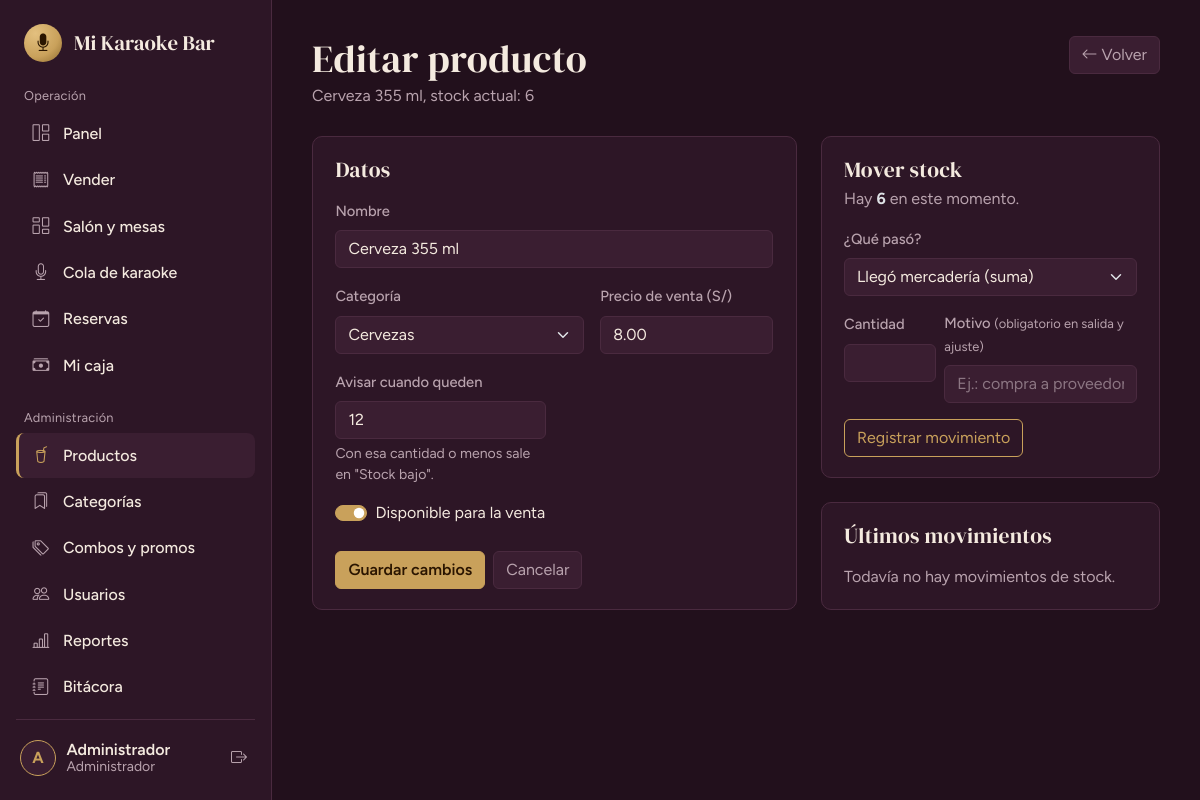
The page /productos/editar/1 (signed in) on the database its author committed.
### tables this page shows
CREATE TABLE IF NOT EXISTS usuarios (
  id          INT UNSIGNED PRIMARY KEY AUTO_INCREMENT,
  rol_id      TINYINT UNSIGNED NOT NULL,
  nombre      VARCHAR(100) NOT NULL,
  usuario     VARCHAR(50)  NOT NULL UNIQUE,
  password    VARCHAR(255) NOT NULL,            
  telefono    VARCHAR(20)  NULL,
  estado      TINYINT(1) NOT NULL DEFAULT 1,    
  ultimo_login DATETIME NULL,
  created_at  TIMESTAMP NOT NULL DEFAULT CURRENT_TIMESTAMP,
  CONSTRAINT fk_usuarios_rol FOREIGN KEY (rol_id) REFERENCES roles(id)
);

CREATE TABLE IF NOT EXISTS productos (
  id            INT UNSIGNED PRIMARY KEY AUTO_INCREMENT,
  categoria_id  INT UNSIGNED NOT NULL,
  nombre        VARCHAR(120) NOT NULL,
  precio        DECIMAL(10,2) NOT NULL,
  stock         INT NOT NULL DEFAULT 0,
  stock_minimo  INT NOT NULL DEFAULT 5,         
  imagen        VARCHAR(255) NULL,
  estado        TINYINT(1) NOT NULL DEFAULT 1,
  created_at    TIMESTAMP NOT NULL DEFAULT CURRENT_TIMESTAMP,
  CONSTRAINT fk_productos_categoria FOREIGN KEY (categoria_id) REFERENCES categorias(id),
  INDEX idx_productos_nombre (nombre)
);

### app/core/Controller.php (called while the page is built, shortened)
<?php
abstract class Controller
{
    protected function view(string $view, array $data = [], string $layout = 'main'): void
    {
        extract($data, EXTR_SKIP);
        require APP_PATH . "/views/$view.php";
        $content = ob_get_clean();
        require APP_PATH . "/views/layouts/$layout.php";
    }
    protected function requireAuth(array $roles = []): void
    {
        Auth::refresh();
    }
    protected function idOr404(string $id): int
    {
        $n = (int) $id;
        return $n;
    }
}

### app/controllers/ProductosController.php (called while the page is built, shortened)
<?php
class ProductosController extends Controller
{
    public function __construct()
    {
        $this->requireAuth(['admin']);
    }
    public function editar(string $id = '0'): void
    {
        $id = $this->idOr404($id);
        $p  = Producto::buscar($id) ?? $this->noExiste();
        $categorias = Categoria::activas();
        $this->view('productos/form', [
            'title' => 'Editar producto', 'modo' => 'editar', 'p' => $p,
            'categorias' => $categorias, 'movimientos' => Producto::movimientos($id),
        ]);
    }
}

### app/core/Router.php (called while the page is built, shortened)
<?php
class Router
{
    public function dispatch(): void
    {
        try {
            $url   = trim((string) ($_GET['url'] ?? ''), '/');
            $parts = $url === '' ? [] : explode('/', $url);
            $c = strtolower($parts[0]);
            $m = $parts[1] ?? ($c === 'auth' ? 'login' : 'index');
            $params = array_slice($parts, 2);
            $obj = new $class();
            $ref = new ReflectionMethod($obj, $m);
            $ref->invokeArgs($obj, $params);
        } catch (AppException $e) {
            (new ErrorController())->show500($e->getMessage());
        } catch (Throwable $e) {
            error_log((string) $e);
            (new ErrorController())->show500(APP_ENV === 'development' ? $e->getMessage() : null);
        }
    }
}

### public/index.php (called while the page is built, shortened)
<?php
require APP_PATH . '/config/config.php';
spl_autoload_register(function (string $class): void {
    foreach (['core', 'controllers', 'models'] as $dir) {
        $file = APP_PATH . "/$dir/$class.php";
        if (is_file($file)) { require $file; return; }
    }
});
require APP_PATH . '/core/helpers.php';
(new Router())->dispatch();

### app/core/Database.php (called while the page is built, shortened)
<?php
class Database
{
    private static ?PDO $pdo = null;
    public static function pdo(): PDO
    {
        if (self::$pdo === null) {
            try {
                $dsn = 'mysql:host=' . DB_HOST . ';dbname=' . DB_NAME . ';charset=utf8mb4';
                self::$pdo = new PDO($dsn, DB_USER, DB_PASS, [
                    PDO::ATTR_ERRMODE            => PDO::ERRMODE_EXCEPTION,
                    PDO::ATTR_DEFAULT_FETCH_MODE => PDO::FETCH_ASSOC,
                    PDO::ATTR_EMULATE_PREPARES   => false,
                ]);
                self::$pdo->exec("SET time_zone = '-05:00'");
            } catch (PDOException $e) {
                error_log('DB connect: ' . $e->getMessage());
                throw new AppException('No se pudo conectar a la base de datos. Revisa que MySQL esté encendido en XAMPP y que hayas importado karaoke_bar.sql.');
            }
        }
        return self::$pdo;
    }
    public static function all(string $sql, array $params = []): array
    {
        $st = self::pdo()->prepare($sql);
        $st->execute($params);
        return $st->fetchAll();
    }
    public static function one(string $sql, array $params = []): ?array
    {
        $st = self::pdo()->prepare($sql);
        $st->execute($params);
        $row = $st->fetch();
        return $row === false ? null : $row;
    }
}

### app/models/Producto.php (called while the page is built, shortened)
<?php
class Producto
{
    public static function buscar(int $id): ?array
    {
        return Database::one('SELECT p.*, c.nombre AS categoria FROM productos p JOIN categorias c ON c.id = p.categoria_id WHERE p.id = ?', [$id]);
    }
}

### app/core/helpers.php (called while the page is built, shortened)
<?php
function e(mixed $v): string { return htmlspecialchars((string) $v, ENT_QUOTES | ENT_SUBSTITUTE, 'UTF-8'); }
function url(string $path = ''): string { return BASE_URL . '/' . ltrim($path, '/'); }
function old(string $key, string $default = ''): string { return e($GLOBALS['_old'][$key] ?? $default); }
function sel(mixed $a, mixed $b): string { return (string) $a === (string) $b ? ' selected' : ''; }

### app/models/Categoria.php (called while the page is built, shortened)
<?php
class Categoria
{
    public static function activas(): array
    {
        return Database::all('SELECT id, nombre FROM categorias WHERE estado = 1 ORDER BY nombre');
    }
}

### app/models/Config.php (called while the page is built, shortened)
<?php
class Config
{
    private static ?array $cache = null;
    public static function get(string $clave, string $default = ''): string
    {
        if (self::$cache === null) {
            try {
                self::$cache = array_column(Database::all('SELECT clave, valor FROM configuracion'), 'valor', 'clave');
            } catch (Throwable $e) {
                self::$cache = [];
            }
        }
        return self::$cache[$clave] ?? $default;
    }
}

### app/config/menu.php (called while the page is built)
<?php
return [
  ['grupo' => 'Operación', 'items' => [
    ['label' => 'Panel',            'icon' => 'bi-grid-1x2',      'route' => 'dashboard', 'roles' => ['admin','cajero'], 'ready' => true],
    ['label' => 'Vender',           'icon' => 'bi-receipt',       'route' => 'ventas',    'roles' => ['admin','cajero'], 'ready' => true],
    ['label' => 'Salón y mesas',    'icon' => 'bi-columns-gap',   'route' => 'mesas',     'roles' => ['admin','cajero'], 'ready' => true],
    ['label' => 'Cola de karaoke',  'icon' => 'bi-mic',           'route' => 'cola',      'roles' => ['admin','cajero'], 'ready' => true],
    ['label' => 'Reservas',         'icon' => 'bi-calendar-check','route' => 'reservas',  'roles' => ['admin','cajero'], 'ready' => true],
    ['label' => 'Mi caja',          'icon' => 'bi-cash-stack',    'route' => 'caja',      'roles' => ['admin','cajero'], 'ready' => true],
  ]],
  ['grupo' => 'Administración', 'items' => [
    ['label' => 'Productos',        'icon' => 'bi-cup-straw',     'route' => 'productos', 'roles' => ['admin'], 'ready' => true],
    ['label' => 'Categorías',       'icon' => 'bi-bookmarks',     'route' => 'categorias','roles' => ['admin'], 'ready' => true],
    ['label' => 'Combos y promos',  'icon' => 'bi-tags',          'route' => 'combos',    'roles' => ['admin'], 'ready' => true],
    ['label' => 'Usuarios',         'icon' => 'bi-people',        'route' => 'usuarios',  'roles' => ['admin'], 'ready' => true],
    ['label' => 'Reportes',         'icon' => 'bi-bar-chart-line','route' => 'reportes',  'roles' => ['admin'], 'ready' => true],
    ['label' => 'Bitácora',         'icon' => 'bi-journal-text',  'route' => 'bitacora',  'roles' => ['admin'], 'ready' => true],
    ['label' => 'Configuración',    'icon' => 'bi-gear',          'route' => 'configuracion', 'roles' => ['admin'], 'ready' => true],
  ]],
];

### app/core/Auth.php (called while the page is built, shortened)
<?php
class Auth
{
    public static function user(): ?array { return $_SESSION['user'] ?? null; }
    public static function id(): int { return (int) ($_SESSION['user']['id'] ?? 0); }
    public static function role(): string { return (string) ($_SESSION['user']['rol'] ?? ''); }
    public static function is(string ...$roles): bool { return in_array(self::role(), $roles, true); }
    public static function refresh(): void
    {
        $u = Usuario::buscarPorId(self::id());
    }
}

### app/models/Usuario.php (called while the page is built, shortened)
<?php
class Usuario
{
    public static function buscarPorId(int $id): ?array
    {
        return Database::one(
            'SELECT u.*, r.nombre AS rol FROM usuarios u JOIN roles r ON r.id = u.rol_id WHERE u.id = ? LIMIT 1',
            [$id]
        );
    }
}

### app/views/productos/form.php (the view, shortened to what this page needs)
<?php
$editar  = $modo === 'editar';
$accion  = $editar ? 'productos/actualizar/' . (int) $p['id'] : 'productos/guardar';
$catSel  = $GLOBALS['_old']['categoria_id'] ?? ($p['categoria_id'] ?? '');
$enVenta = $editar ? (int) $p['estado'] === 1 : (empty($GLOBALS['_old']) || isset($GLOBALS['_old']['estado']));
?>
<header class="page-head page-head--actions">
  <div>
    <h1><?= $editar ? 'Editar producto' : 'Nuevo producto' ?></h1>
    <p><?= $editar ? e($p['nombre']) . ', stock actual: ' . (int) $p['stock'] : 'Registra lo que vendes y cuánto tienes.' ?></p>
  </div>
  <a class="btn btn-outline-field" href="<?= url('productos') ?>"><i class="bi bi-arrow-left"></i> Volver</a>
</header>
<div class="row g-4">
  <div class="col-lg-7">
    <section class="panel">
      <h2 class="panel__title mb-3">Datos</h2>
      <form method="post" action="<?= url($accion) ?>" autocomplete="off">
        <div class="row g-3">
          <div class="col-12">
            <label class="form-label" for="nombre">Nombre</label>
            <input class="form-control" id="nombre" name="nombre" maxlength="120" required value="<?= old('nombre', $p['nombre'] ?? '') ?>">
          </div>
          <div class="col-md-7">
            <label class="form-label" for="categoria_id">Categoría</label>
            <select class="form-select" id="categoria_id" name="categoria_id" required>
              <?php foreach ($categorias as $c): ?><option value="<?= (int) $c['id'] ?>"<?= sel($catSel, $c['id']) ?>><?= e($c['nombre']) ?></option><?php endforeach; ?>
            </select>
          </div>
          <div class="col-md-5">
            <label class="form-label" for="precio">Precio de venta (S/)</label>
            <input class="form-control" id="precio" name="precio" inputmode="decimal" required placeholder="0.00" value="<?= old('precio', isset($p['precio']) ? number_format((float) $p['precio'], 2, '.', '') : '') ?>">
          </div>
          <div class="col-md-6">
            <label class="form-label" for="stock_minimo">Avisar cuando queden</label>
            <input class="form-control" id="stock_minimo" name="stock_minimo" inputmode="numeric" value="<?= old('stock_minimo', (string) ($p['stock_minimo'] ?? '5')) ?>">
            <div class="form-hint mb-0 mt-1">Con esa cantidad o menos sale en "Stock bajo".</div>
          </div>
          <div class="col-12">
            <div class="form-check form-switch">
              <input class="form-check-input" type="checkbox" role="switch" id="estado" name="estado" value="1"<?= $enVenta ? ' checked' : '' ?>>
              <label class="form-check-label" for="estado">Disponible para la venta</label>
            </div>
          </div>
        </div>
        <div class="mt-4 d-flex gap-2">
          <button class="btn btn-brass" type="submit"><?= $editar ? 'Guardar cambios' : 'Crear producto' ?></button>
          <a class="btn btn-outline-field" href="<?= url('productos') ?>">Cancelar</a>
        </div>
      </form>
    </section>
  </div>
  <?php if ($editar): ?>
  <div class="col-lg-5">
    <section class="panel mb-4" id="stock">
      <h2 class="panel__title mb-1">Mover stock</h2>
      <p class="text-secondary">Hay <strong class="text-body"><?= (int) $p['stock'] ?></strong> en este momento.</p>
      <form method="post" action="<?= url('productos/stock/' . (int) $p['id']) ?>" autocomplete="off">
        <div class="mb-3">
          <label class="form-label" for="tipo">¿Qué pasó?</label>
          <select class="form-select" id="tipo" name="tipo" required>
            <option value="entrada">Llegó mercadería (suma)</option>
          </select>
        </div>
        <div class="row g-2 mb-3">
          <div class="col-4">
            <label class="form-label" for="cantidad">Cantidad</label>
            <input class="form-control" id="cantidad" name="cantidad" inputmode="numeric" required>
          </div>
          <div class="col-8">
            <label class="form-label" for="motivo">Motivo <small>(obligatorio en salida y ajuste)</small></label>
            <input class="form-control" id="motivo" name="motivo" maxlength="150" placeholder="Ej.: compra a proveedor">
          </div>
        </div>
        <button class="btn btn-outline-brass" type="submit">Registrar movimiento</button>
      </form>
    </section>
    <section class="panel">
      <h2 class="panel__title mb-3">Últimos movimientos</h2>
      <?php if (!$movimientos): ?>
        <p class="empty mb-0">Todavía no hay movimientos de stock.</p>
      <?php endif; ?>
    </section>
  </div>
  <?php endif; ?>
</div>

### app/views/layouts/main.php (shortened to what this page needs)
<?php
$menu  = require APP_PATH . '/config/menu.php';
$user  = Auth::user();
$local = Config::get('nombre_local', 'Karaoke Bar');
$inicial = mb_strtoupper(mb_substr($user['nombre'] ?? '?', 0, 1));
?>
<!doctype html>
<html lang="es" data-bs-theme="dark">
<head>
  <?php include APP_PATH . '/views/layouts/_head.php'; ?>
</head>
<body>
<div class="shell">
  <aside class="sidebar offcanvas-lg offcanvas-start" tabindex="-1" id="sidebar" aria-label="Menú principal">
    <div class="sidebar__brand">
      <span class="brand-mark"><i class="bi bi-mic-fill"></i></span>
      <span class="brand-name"><?= e($local) ?></span>
    </div>
    <nav class="sidebar__nav">
      <?php foreach ($menu as $grupo):
          $items = array_filter($grupo['items'], fn($i) => in_array(Auth::role(), $i['roles'], true));
          if (!$items) continue; ?>
        <p class="nav-group"><?= e($grupo['grupo']) ?></p>
        <?php foreach ($items as $i):
            $activo = Router::$controller === $i['route']; ?>
          <?php if ($i['ready']): ?>
            <a class="nav-item-link<?= $activo ? ' is-active' : '' ?>" href="<?= url($i['route']) ?>"<?= $activo ? ' aria-current="page"' : '' ?>>
              <i class="bi <?= e($i['icon']) ?>"></i><span><?= e($i['label']) ?></span>
            </a>
          <?php else: ?>
            <span class="nav-item-link is-soon" aria-disabled="true">
              <i class="bi <?= e($i['icon']) ?>"></i><span><?= e($i['label']) ?></span><small>Pronto</small>
            </span>
          <?php endif; ?>
        <?php endforeach; ?>
      <?php endforeach; ?>
    </nav>
    <div class="sidebar__user">
      <a class="user-chip" href="<?= url('perfil') ?>" title="Mi perfil">
        <span class="avatar"><?= e($inicial) ?></span>
        <span class="user-chip__text">
          <strong><?= e($user['nombre']) ?></strong>
          <small><?= Auth::is('admin') ? 'Administrador' : 'Cajero' ?></small>
        </span>
      </a>
      <form method="post" action="<?= url('auth/logout') ?>" data-confirm="¿Cerrar sesión?" data-confirm-button="Sí, salir">
        <button class="btn btn-icon" type="submit" title="Cerrar sesión" aria-label="Cerrar sesión"><i class="bi bi-box-arrow-right"></i></button>
      </form>
    </div>
  </aside>
  <main class="content">
    <?= $content ?>
  </main>
</div>
</body>
</html>

### rows shown on the page
usuarios: nombre "A", nombre "Administrador"
productos: nombre "Cerveza 355 ml", stock "6", precio "8.00", stock_minimo "12", estado "☑"

### other values the page prints
$local "Mi Karaoke Bar"
$grupo['grupo'] "Operación"
$i['label'] "Panel"
$i['label'] "Vender"
$i['label'] "Salón y mesas"
$i['label'] "Cola de karaoke"
$i['label'] "Reservas"
$i['label'] "Mi caja"
$grupo['grupo'] "Administración"
$i['label'] "Productos"
$i['label'] "Categorías"
$i['label'] "Combos y promos"
$i['label'] "Usuarios"
$i['label'] "Reportes"
$i['label'] "Bitácora"
